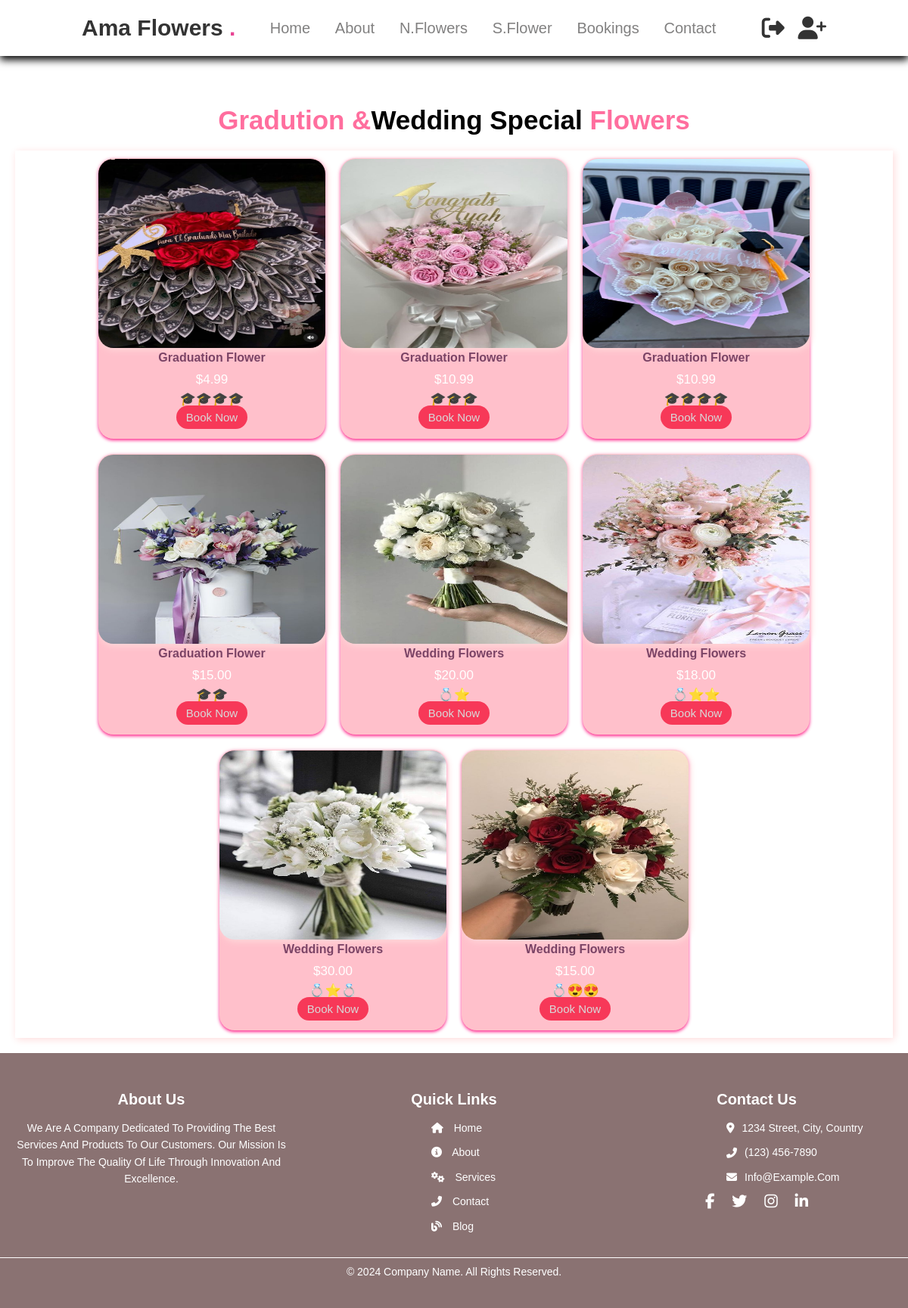
Page /SpecialFlower_view/ on the committed database.
### App/models.py (models this page shows, shortened)
class SpecialFlower(models.Model):
    name = models.CharField(max_length=100)
    price = models.DecimalField(max_digits=20,decimal_places=2)
    rating = models.CharField(max_length=12)
    ch_image = models.ImageField(upload_to='images',blank=True,null=True)

### App/views.py (the view)
# urls.py: path('SpecialFlower_view/',views.SpecialFlower_view,name='SpecialFlower'),
def SpecialFlower_view(request):
    SpecialFlowers = SpecialFlower.objects.all()
    context = {'SpecialFlowers':SpecialFlowers}
    return render(request,'SpecialFlower.html',context)

### templates/SpecialFlower.html
{% extends 'base.html'%}
{% load static %}
{% block content %}
<link rel="stylesheet" href="{%static 'css/SpecialFlower.css'%}">
<br>
<br>
<br>
<br>
<br>
<br>
<br>
<br>
<br>
    <h1 class="h-ice">Gradution &<span>Wedding Special</span> Flowers</h1>
    <div class="menu">
        {% for SpecialFlower_view in SpecialFlowers %}
        <div class="menu-item">
            {% if SpecialFlower_view.ch_image %}
            <img class="image" src="{{SpecialFlower_view.ch_image.url }}" alt="{{SpecialFlower.name }}">
            {% endif %}
                <h2>{{SpecialFlower_view.name}}</h2>
                <p>${{SpecialFlower_view.price}}</p>
                <p>{{SpecialFlower_view.rating}}</p>
                <a href="{%url 'booking_list'%}" style="color: rgb(216, 216, 216);background-color: rgb(247, 56, 88);font-size: 1.5rem;border: 2px pink; padding: 7px 13px;border-radius: 3rem;">Book Now</a>
            </div>
            {% endfor %}
    </div>
<footer style=" background-color:  #8a7272;">
    <div class="footer-container">
        <div class="footer-section about">
            <h2>About Us</h2>
            <p>We are a company dedicated to providing the best services and products to our customers. Our mission is to improve the quality of life through innovation and excellence.</p>
        </div>
        <div class="footer-section links">
            <h2>Quick Links</h2>
            <ul>
                <li style="margin-left: 5rem;"><a href="#" style="margin-left: 5rem;"><i class="fas fa-home" style="margin-left: 5rem;"></i> Home</a></li>
                <li style="margin-left: 5rem;"><a href="#" style="margin-left: 5rem;"><i class="fas fa-info-circle" style="margin-left: 5rem;"></i> About</a></li>
                <li style="margin-left: 5rem;"><a href="#" style="margin-left: 5rem;"><i class="fas fa-cogs" style="margin-left: 5rem;"></i> Services</a></li>
                <li style="margin-left: 5rem;"><a href="#" style="margin-left: 5rem;"><i class="fas fa-phone-alt" style="margin-left: 5rem;"></i> Contact</a></li>
                <li style="margin-left: 5rem;"><a href="#" style="margin-left: 5rem;"><i class="fas fa-blog" style="margin-left: 5rem;"></i> Blog</a></li>
            </ul>
        </div>
        <div class="footer-section contact">
            <h2>Contact Us</h2>
            <ul>
                <li style="margin-left: 7rem"><i class="fas fa-map-marker-alt" style="margin-left: 7rem"></i> 1234 Street, City, Country</li>
                <li  style="margin-left: 7rem"><i class="fas fa-phone-alt"  style="margin-left: 7rem"></i> (123) 456-7890</li>
                <li  style="margin-left: 7rem"><i class="fas fa-envelope"  style="margin-left: 7rem"></i> info@example.com</li>
            </ul>
            <div class="socials">
                <a href="#"><i class="fab fa-facebook-f"></i></a>
                <a href="#"><i class="fab fa-twitter"></i></a>
                <a href="#"><i class="fab fa-instagram"></i></a>
                <a href="#"><i class="fab fa-linkedin-in"></i></a>
            </div>
        </div>
    </div>
    <div class="footer-bottom" style="border-top: 1px solid #ffffff;">
        &copy; 2024 Company Name. All rights reserved.
    </div>
</footer>
{% endblock %}

### templates/base.html (shortened to what this page needs)
<!DOCTYPE html>
<html lang="en">
<head>
    {% load static %}
    <link rel="stylesheet" href="https://cdnjs.cloudflare.com/ajax/libs/font-awesome/6.6.0/css/all.min.css">
    <link rel="stylesheet" href="{% static 'css/base.css' %}">
</head>
<body>
      <header>
        <a href="#" class="Logo">Ama Flowers <span>.</span></a>
        <nav class="navbar">
            <a href="{% url 'home'%}">Home</a>
            <a href="{% url 'about'%}">About</a>
            <a href="{% url 'products'%}">N.Flowers</a>
            <a href="{% url 'SpecialFlower'%}">S.Flower</a>
            <a href="{% url 'booking_list' %}">Bookings</a>
            <a href="{% url 'contact_us'%}">Contact</a>
        </nav>
        <div class="icons">
            {%if user.is_authenticated %}
            <a href= "{% url 'logout' %}" class="fa fa-sign-in-alt"></a>
            {%else%}
            <a href="{% url 'login' %}" class="fa fa-sign-out-alt"></a>
            <a href="{% url 'register' %}" class="fa fa-user-plus"></a>
            {%endif%}
        </div>
     </header>
    {% block content %}
    {% endblock %}
</body>
</html>

### static/css/base.css (style rules this page uses)
:root { --pink:#e84393; }
* { margin: 0; box-sizing: border-box; font-family: Verdana, Geneva, Tahoma, sans-serif; outline: none; border: none; text-decoration: none; text-transform: capitalize; transition: 2s linear; }
html { font-size: 62.5%; scroll-behavior: smooth; scroll-padding-top: 6rem; overflow-x: hidden; }
header { position: fixed; top: 0; left: 0; right: 0; background-color: #fff; padding: 2rem 9%; display: flex; align-items: center; justify-content: space-between; z-index: 1000; box-shadow: 0 .5rem 1rem rgb(0, 0, .1); }
header .Logo { font-size: 3rem; color: #333; font-weight: bolder; }
header .Logo span { color: var(--pink); }
header .navbar a { font-size: 2rem; padding: 0 1.5rem; color: #818080; transition: 0.9s ease; }
header .icons a { font-size: 3rem; color: #333; margin-left: 1.5rem; }
body { font-family: Arial, sans-serif; margin: 0; padding: 0; box-sizing: border-box; }
footer { background-color: #333; color: #fff; padding: 30px 0; text-align: center; }
.footer-container { display: flex; justify-content: space-around; flex-wrap: wrap; }
.footer-section { flex: 1; min-width: 250px; margin: 20px; }
.footer-section h2 { font-size: 20px; margin-bottom: 15px; }
.footer-section p, .footer-section ul { font-size: 14px; line-height: 1.6; }
.footer-section ul { list-style-type: none; padding: 0; }
.footer-section ul li { margin-bottom: 10px; display: flex; align-items: center; }
.footer-section ul li i { margin-right: 10px; }
.footer-section ul li a { color: #fff; text-decoration: none; }
.footer-section .socials a { margin: 0 10px; color: #fff; text-decoration: none; font-size: 20px; }
.footer-bottom { border-top: 1px solid #ffffff; padding: 10px 0; font-size: 14px; }

### static/css/SpecialFlower.css (style rules this page uses)
h1 { text-align: center; color: rgb(255, 110, 158); margin-top: 4rem; font-size: 3.5rem; font-weight: bolder; }
span { color: black; }
.image { width: 30rem; height: 25rem; margin-left: -2rem; margin-top: -1.9rem; border-radius: 2rem; box-shadow: .2rem .2rem 1rem rgb(254, 220, 220); }
.menu { display: flex; flex-wrap: wrap; justify-content: center; margin: 20px; box-shadow: .2rem .2rem 1rem rgb(254, 220, 220); }
.menu-item { border-radius: 2rem; box-shadow: 0 2px 4px rgb(254, 37, 139); margin: 10px; padding: 20px; width: 300px; text-align: center; background-color: pink; }
.menu-item h2 { margin: 2px 0 10px; color: #7b4466; font-size: 1.6rem; }
.menu-item p { margin: 5px 0; color: #ffffff; font-size: 1.7rem; }

### rows in the picture
SpecialFlower: ch_image (picture), name "Graduation Flower", price "4.99", rating "🎓🎓🎓🎓"
SpecialFlower: ch_image (picture), name "Graduation Flower", price "10.99", rating "🎓🎓🎓"
SpecialFlower: ch_image (picture), name "Graduation Flower", price "10.99", rating "🎓🎓🎓🎓"
SpecialFlower: ch_image (picture), name "Graduation Flower", price "15.00", rating "🎓🎓"
SpecialFlower: ch_image (picture), name "Wedding Flowers", price "20.00", rating "💍⭐"
SpecialFlower: ch_image (picture), name "Wedding Flowers", price "18.00", rating "💍⭐⭐"
SpecialFlower: ch_image (picture), name "Wedding Flowers", price "30.00", rating "💍⭐💍"
SpecialFlower: ch_image (picture), name "Wedding Flowers", price "15.00", rating "💍😍😍"
